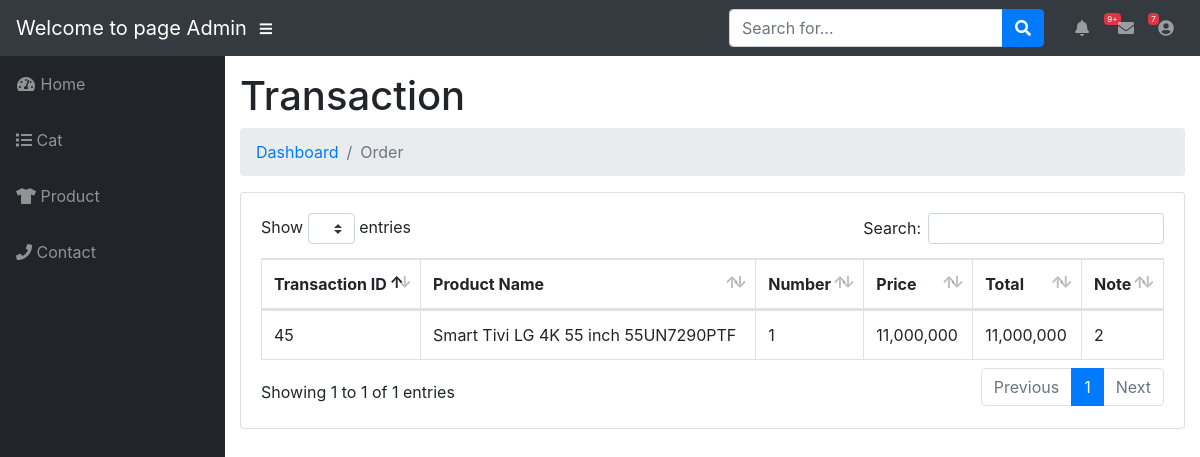
Screenshot of /admin/transaction/order.php?transaction_id=45 (signed in) with the database file from the repository.
### tables this page shows
CREATE TABLE `orders` (
  `order_id` int(255) UNSIGNED NOT NULL,
  `transaction_id` int(255) NOT NULL,
  `product_id` int(255) NOT NULL,
  `users_id` int(11) NOT NULL,
  `qty` int(255) NOT NULL,
  `price` int(255) NOT NULL
);

CREATE TABLE `product` (
  `product_id` int(255) UNSIGNED NOT NULL,
  `name` varchar(100) NOT NULL,
  `price` int(255) NOT NULL,
  `cat_id` int(255) NOT NULL,
  `content` text NOT NULL,
  `count` int(11) NOT NULL,
  `picture` varchar(100) NOT NULL,
  `created_at` timestamp NOT NULL DEFAULT current_timestamp()
);

CREATE TABLE `transaction` (
  `transaction_id` int(255) UNSIGNED NOT NULL,
  `users_id` int(255) NOT NULL,
  `total` int(100) NOT NULL,
  `note` text NOT NULL,
  `address` varchar(100) NOT NULL,
  `product_id` int(10) NOT NULL
);

### admin/transaction/order.php (the view, shortened to what this page needs)
<?php require_once  "../inc/header.php" ?>
<div id="content-wrapper">
  <div class="container-fluid">
    <h1 class="page-header">Transaction </h1>
    <ol class="breadcrumb">
      <li class="breadcrumb-item">
        <a href="admin/index.php">Dashboard</a>
      </li>
      <li class="breadcrumb-item active">Order</li>
    </ol>
    <div class="row">
      <div class="col-md-12">
        <div class="card mb-3">
          <div class="card-body">
            <div class="table-responsive">
              <table class="table table-bordered" id="dataTable" width="100%" cellspacing="0">
                <thead>
                  <tr>
                    <th>Transaction ID</th>
                    <th>Product Name</th>
                    <th>Number</th>
                    <th>Price</th>
                    <th>Total</th>
                    <th>Note</th>
                  </tr>
                </thead>
                <tbody>
                <?php
                if(isset($_GET['transaction_id'])){
                  $transation_id = $_GET['transaction_id'];
                $query = "SELECT orders.*, transaction.*, product.name as product_name FROM orders INNER JOIN transaction ON orders.transaction_id = transaction.transaction_id
                INNER JOIN product ON orders.product_id = product.product_id
                 WHERE order_id = '$transation_id'";
                $result = $mysqli->query($query);
                while ($arOrder = mysqli_fetch_assoc($result)){
                ?>
                    <tr>
                      <td><?php echo $arOrder['order_id']?></td>
                      <td><?php echo $arOrder['product_name']?></td>
                      <td><?php echo $arOrder['qty']?></td>
                      <td><?php echo number_format($arOrder['price'])?></td>
                      <td><?php echo number_format($arOrder['total'])?></td>
                      <td><?php echo $arOrder['note']?></td>
                    </tr>
                    <?php }}?>
                </tbody>
              </table>
            </div>
          </div>
        </div>
      </div>
    </div>
  </div>
  <?php require_once "../inc/footer.php" ?>

### rows the page displays
orders: order_id "45", product.name "Smart Tivi LG 4K 55 inch 55UN7290PTF", qty "1", price "11,000,000", transaction.total "11,000,000", transaction.note "2"
